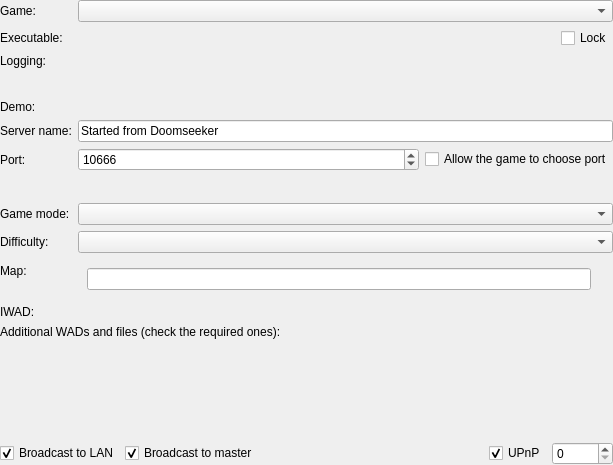
<?xml version="1.0" encoding="UTF-8"?>
<ui version="4.0">
 <class>GeneralGameSetupPanel</class>
 <widget class="QWidget" name="GeneralGameSetupPanel">
  <property name="geometry">
   <rect>
    <x>0</x>
    <y>0</y>
    <width>613</width>
    <height>465</height>
   </rect>
  </property>
  <layout class="QVBoxLayout" name="verticalLayout">
   <property name="leftMargin">
    <number>0</number>
   </property>
   <property name="topMargin">
    <number>0</number>
   </property>
   <property name="rightMargin">
    <number>0</number>
   </property>
   <property name="bottomMargin">
    <number>0</number>
   </property>
   <item>
    <layout class="QFormLayout" name="formLayout">
     <property name="fieldGrowthPolicy">
      <enum>QFormLayout::AllNonFixedFieldsGrow</enum>
     </property>
     <item row="0" column="0">
      <widget class="QLabel" name="label">
       <property name="text">
        <string>Game:</string>
       </property>
      </widget>
     </item>
     <item row="0" column="1">
      <widget class="EnginePluginComboBox" name="cboEngine"/>
     </item>
     <item row="1" column="0">
      <widget class="QLabel" name="labelExecutable">
       <property name="text">
        <string>Executable:</string>
       </property>
      </widget>
     </item>
     <item row="1" column="1">
      <layout class="QHBoxLayout" name="horizontalLayout_7">
       <item>
        <widget class="GameExecutablePicker" name="demoPlayerExecutableInput" native="true">
         <property name="sizePolicy">
          <sizepolicy hsizetype="Expanding" vsizetype="Preferred">
           <horstretch>0</horstretch>
           <verstretch>0</verstretch>
          </sizepolicy>
         </property>
         <property name="focusPolicy">
          <enum>Qt::WheelFocus</enum>
         </property>
        </widget>
       </item>
       <item>
        <widget class="GameExecutablePicker" name="hostExecutableInput" native="true">
         <property name="sizePolicy">
          <sizepolicy hsizetype="Expanding" vsizetype="Preferred">
           <horstretch>0</horstretch>
           <verstretch>0</verstretch>
          </sizepolicy>
         </property>
         <property name="focusPolicy">
          <enum>Qt::WheelFocus</enum>
         </property>
        </widget>
       </item>
       <item>
        <widget class="GameExecutablePicker" name="offlineExecutableInput" native="true">
         <property name="sizePolicy">
          <sizepolicy hsizetype="Expanding" vsizetype="Preferred">
           <horstretch>0</horstretch>
           <verstretch>0</verstretch>
          </sizepolicy>
         </property>
         <property name="focusPolicy">
          <enum>Qt::WheelFocus</enum>
         </property>
        </widget>
       </item>
       <item>
        <widget class="GameExecutablePicker" name="remoteExecutableInput" native="true">
         <property name="sizePolicy">
          <sizepolicy hsizetype="Expanding" vsizetype="Preferred">
           <horstretch>0</horstretch>
           <verstretch>0</verstretch>
          </sizepolicy>
         </property>
         <property name="focusPolicy">
          <enum>Qt::WheelFocus</enum>
         </property>
        </widget>
       </item>
       <item>
        <widget class="QCheckBox" name="cbLockExecutable">
         <property name="toolTip">
          <string>If locked, executable won't change when new config for the same engine is loaded</string>
         </property>
         <property name="text">
          <string>Lock</string>
         </property>
        </widget>
       </item>
      </layout>
     </item>
     <item row="2" column="0">
      <widget class="QLabel" name="labelLogging">
       <property name="text">
        <string>Logging:</string>
       </property>
      </widget>
     </item>
     <item row="2" column="1">
      <widget class="LogDirectoryPicker" name="logDirectoryPicker" native="true"/>
     </item>
     <item row="3" column="0">
      <spacer name="horizontalSpacer">
       <property name="orientation">
        <enum>Qt::Horizontal</enum>
       </property>
       <property name="sizeHint" stdset="0">
        <size>
         <width>40</width>
         <height>20</height>
        </size>
       </property>
      </spacer>
     </item>
     <item row="5" column="0">
      <widget class="QLabel" name="labelServerName">
       <property name="text">
        <string>Server name:</string>
       </property>
      </widget>
     </item>
     <item row="5" column="1">
      <widget class="QLineEdit" name="leServerName">
       <property name="text">
        <string>Started from Doomseeker</string>
       </property>
      </widget>
     </item>
     <item row="6" column="0">
      <widget class="QLabel" name="labelPort">
       <property name="text">
        <string>Port:</string>
       </property>
      </widget>
     </item>
     <item row="6" column="1">
      <widget class="QWidget" name="portArea" native="true">
       <layout class="QHBoxLayout" name="horizontalLayout_81">
        <property name="leftMargin">
         <number>0</number>
        </property>
        <property name="topMargin">
         <number>0</number>
        </property>
        <property name="rightMargin">
         <number>0</number>
        </property>
        <property name="bottomMargin">
         <number>0</number>
        </property>
        <item>
         <widget class="QSpinBox" name="spinPort">
          <property name="minimum">
           <number>1</number>
          </property>
          <property name="maximum">
           <number>65535</number>
          </property>
          <property name="value">
           <number>10666</number>
          </property>
         </widget>
        </item>
        <item>
         <widget class="QCheckBox" name="cbAllowTheGameToChoosePort">
          <property name="sizePolicy">
           <sizepolicy hsizetype="Maximum" vsizetype="Fixed">
            <horstretch>0</horstretch>
            <verstretch>0</verstretch>
           </sizepolicy>
          </property>
          <property name="text">
           <string>Allow the game to choose port</string>
          </property>
         </widget>
        </item>
       </layout>
      </widget>
     </item>
     <item row="8" column="0">
      <widget class="QLabel" name="labelGamemode">
       <property name="text">
        <string>Game mode:</string>
       </property>
      </widget>
     </item>
     <item row="8" column="1">
      <widget class="QComboBox" name="cboGamemode"/>
     </item>
     <item row="9" column="0">
      <widget class="QLabel" name="labelDifficulty">
       <property name="text">
        <string>Difficulty:</string>
       </property>
      </widget>
     </item>
     <item row="9" column="1">
      <widget class="QComboBox" name="cboDifficulty">
       <property name="sizePolicy">
        <sizepolicy hsizetype="Expanding" vsizetype="Fixed">
         <horstretch>0</horstretch>
         <verstretch>0</verstretch>
        </sizepolicy>
       </property>
      </widget>
     </item>
     <item row="10" column="0">
      <widget class="QLabel" name="labelMap">
       <property name="text">
        <string>Map:</string>
       </property>
      </widget>
     </item>
     <item row="11" column="0">
      <widget class="QLabel" name="labelIwad">
       <property name="text">
        <string>IWAD:</string>
       </property>
      </widget>
     </item>
     <item row="11" column="1">
      <widget class="IwadPicker" name="iwadPicker" native="true"/>
     </item>
     <item row="7" column="0">
      <widget class="QWidget" name="hostModeSpacer" native="true">
       <property name="sizePolicy">
        <sizepolicy hsizetype="Fixed" vsizetype="Fixed">
         <horstretch>0</horstretch>
         <verstretch>0</verstretch>
        </sizepolicy>
       </property>
       <property name="minimumSize">
        <size>
         <width>40</width>
         <height>20</height>
        </size>
       </property>
       <property name="maximumSize">
        <size>
         <width>40</width>
         <height>20</height>
        </size>
       </property>
      </widget>
     </item>
     <item row="4" column="0">
      <widget class="QLabel" name="labelDemo">
       <property name="text">
        <string>Demo:</string>
       </property>
      </widget>
     </item>
     <item row="4" column="1">
      <widget class="FilePickWidget" name="demoPicker" native="true"/>
     </item>
     <item row="10" column="1">
      <widget class="QWidget" name="mapPanel" native="true">
       <layout class="QHBoxLayout" name="horizontalLayout">
        <item>
         <widget class="QLineEdit" name="leMap"/>
        </item>
        <item>
         <widget class="QLabel" name="lblMapWarning">
          <property name="sizePolicy">
           <sizepolicy hsizetype="Maximum" vsizetype="Maximum">
            <horstretch>0</horstretch>
            <verstretch>0</verstretch>
           </sizepolicy>
          </property>
          <property name="maximumSize">
           <size>
            <width>20</width>
            <height>20</height>
           </size>
          </property>
          <property name="toolTip">
           <string>This map isn't present on the map list. The game may misbehave.</string>
          </property>
          <property name="pixmap">
           <pixmap resource="../../../../media/resources.qrc">:/icons/exclamation.png</pixmap>
          </property>
          <property name="scaledContents">
           <bool>true</bool>
          </property>
         </widget>
        </item>
       </layout>
      </widget>
     </item>
    </layout>
   </item>
   <item>
    <widget class="QLabel" name="label_6">
     <property name="text">
      <string>Additional WADs and files (check the required ones):</string>
     </property>
    </widget>
   </item>
   <item>
    <widget class="WadsPicker" name="wadsPicker" native="true">
     <property name="sizePolicy">
      <sizepolicy hsizetype="Preferred" vsizetype="Expanding">
       <horstretch>0</horstretch>
       <verstretch>0</verstretch>
      </sizepolicy>
     </property>
    </widget>
   </item>
   <item>
    <widget class="QWidget" name="broadcastOptionsArea" native="true">
     <layout class="QHBoxLayout" name="horizontalLayout_3" stretch="0,1,0">
      <property name="leftMargin">
       <number>0</number>
      </property>
      <property name="topMargin">
       <number>0</number>
      </property>
      <property name="rightMargin">
       <number>0</number>
      </property>
      <property name="bottomMargin">
       <number>0</number>
      </property>
      <item>
       <widget class="QCheckBox" name="cbBroadcastToLAN">
        <property name="text">
         <string>Broadcast to LAN</string>
        </property>
        <property name="checked">
         <bool>true</bool>
        </property>
       </widget>
      </item>
      <item>
       <widget class="QCheckBox" name="cbBroadcastToMaster">
        <property name="text">
         <string>Broadcast to master</string>
        </property>
        <property name="checked">
         <bool>true</bool>
        </property>
       </widget>
      </item>
      <item>
       <widget class="QWidget" name="upnpArea" native="true">
        <layout class="QHBoxLayout" name="horizontalLayout_2">
         <property name="leftMargin">
          <number>0</number>
         </property>
         <property name="topMargin">
          <number>0</number>
         </property>
         <property name="rightMargin">
          <number>0</number>
         </property>
         <property name="bottomMargin">
          <number>0</number>
         </property>
         <item>
          <widget class="QCheckBox" name="cbUpnp">
           <property name="toolTip">
            <string>If checked, the game will try to tell your router to forward necessary ports.</string>
           </property>
           <property name="text">
            <string>UPnP</string>
           </property>
           <property name="checked">
            <bool>true</bool>
           </property>
          </widget>
         </item>
         <item>
          <widget class="QSpinBox" name="spinUpnpPort">
           <property name="toolTip">
            <string>&lt;html&gt;&lt;head/&gt;&lt;body&gt;&lt;p&gt;UPnP port. Set this to 0 to let Doomseeker or game decide.&lt;/p&gt;&lt;/body&gt;&lt;/html&gt;</string>
           </property>
           <property name="maximum">
            <number>65535</number>
           </property>
          </widget>
         </item>
        </layout>
       </widget>
      </item>
     </layout>
    </widget>
   </item>
  </layout>
 </widget>
 <customwidgets>
  <customwidget>
   <class>WadsPicker</class>
   <extends>QWidget</extends>
   <header>gui/createserver/wadspicker.h</header>
   <container>1</container>
  </customwidget>
  <customwidget>
   <class>IwadPicker</class>
   <extends>QWidget</extends>
   <header location="global">gui/createserver/iwadpicker.h</header>
   <container>1</container>
  </customwidget>
  <customwidget>
   <class>EnginePluginComboBox</class>
   <extends>QComboBox</extends>
   <header>gui/widgets/engineplugincombobox.h</header>
  </customwidget>
  <customwidget>
   <class>GameExecutablePicker</class>
   <extends>QWidget</extends>
   <header>gui/createserver/gameexecutablepicker.h</header>
   <container>1</container>
  </customwidget>
  <customwidget>
   <class>LogDirectoryPicker</class>
   <extends>QWidget</extends>
   <header location="global">gui/createserver/logdirectorypicker.h</header>
   <container>1</container>
  </customwidget>
  <customwidget>
   <class>FilePickWidget</class>
   <extends>QWidget</extends>
   <header>gui/widgets/filepickwidget.h</header>
   <container>1</container>
  </customwidget>
 </customwidgets>
 <tabstops>
  <tabstop>cboEngine</tabstop>
  <tabstop>hostExecutableInput</tabstop>
  <tabstop>offlineExecutableInput</tabstop>
  <tabstop>remoteExecutableInput</tabstop>
  <tabstop>cbLockExecutable</tabstop>
  <tabstop>leServerName</tabstop>
  <tabstop>spinPort</tabstop>
  <tabstop>cbAllowTheGameToChoosePort</tabstop>
  <tabstop>cboGamemode</tabstop>
  <tabstop>cboDifficulty</tabstop>
  <tabstop>leMap</tabstop>
  <tabstop>cbBroadcastToLAN</tabstop>
  <tabstop>cbBroadcastToMaster</tabstop>
  <tabstop>cbUpnp</tabstop>
  <tabstop>spinUpnpPort</tabstop>
 </tabstops>
 <resources>
  <include location="../../../../media/resources.qrc"/>
 </resources>
 <connections>
  <connection>
   <sender>cboGamemode</sender>
   <signal>currentIndexChanged(int)</signal>
   <receiver>GeneralGameSetupPanel</receiver>
   <slot>onGameModeChanged(int)</slot>
   <hints>
    <hint type="sourcelabel">
     <x>594</x>
     <y>177</y>
    </hint>
    <hint type="destinationlabel">
     <x>597</x>
     <y>211</y>
    </hint>
   </hints>
  </connection>
 </connections>
 <slots>
  <slot>setExecutableToDefault()</slot>
  <slot>browseExecutable()</slot>
  <slot>onGameModeChanged(int)</slot>
  <slot>updateMapWarningVisibility()</slot>
 </slots>
</ui>
